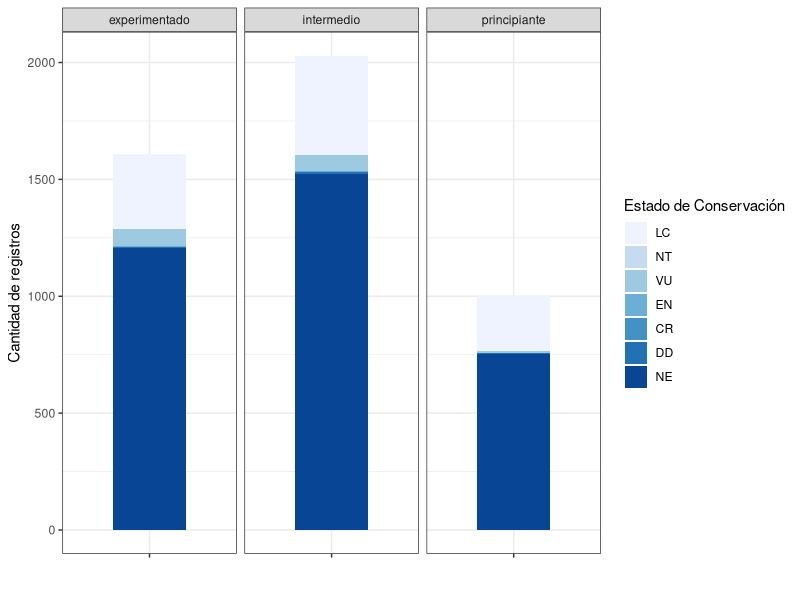
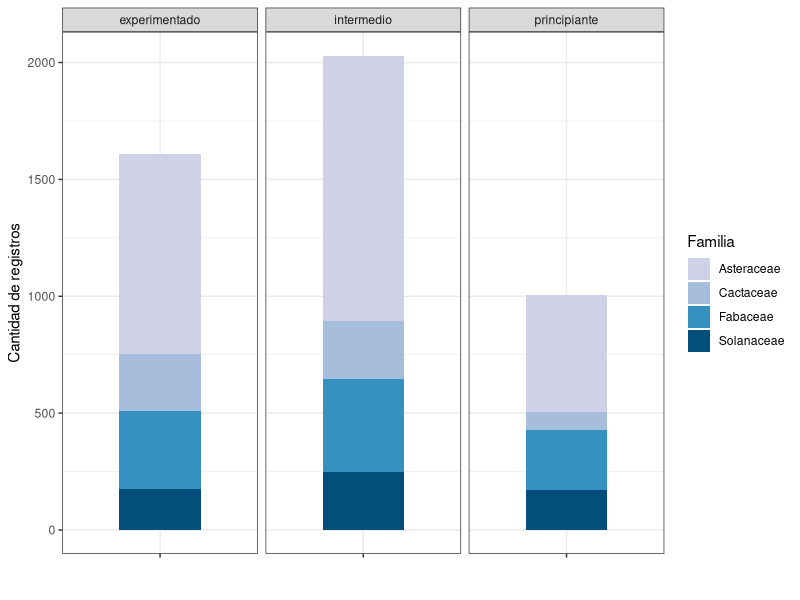
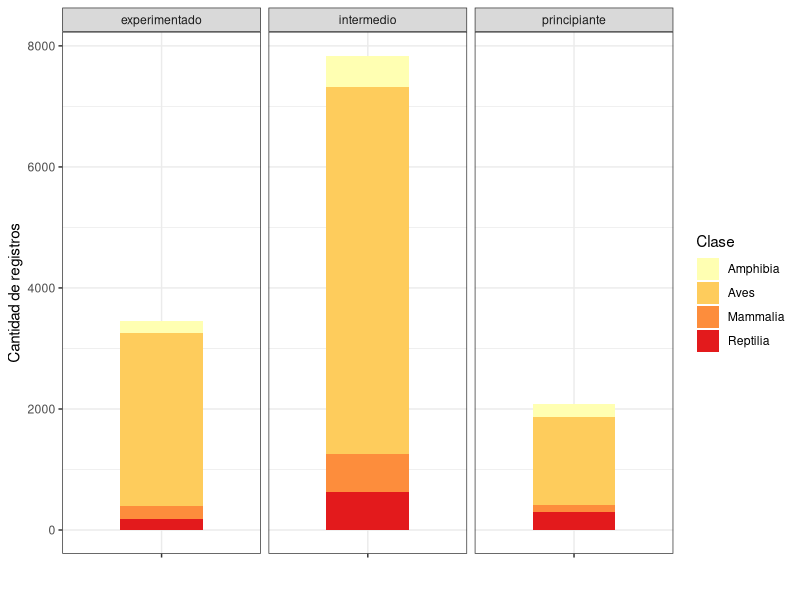
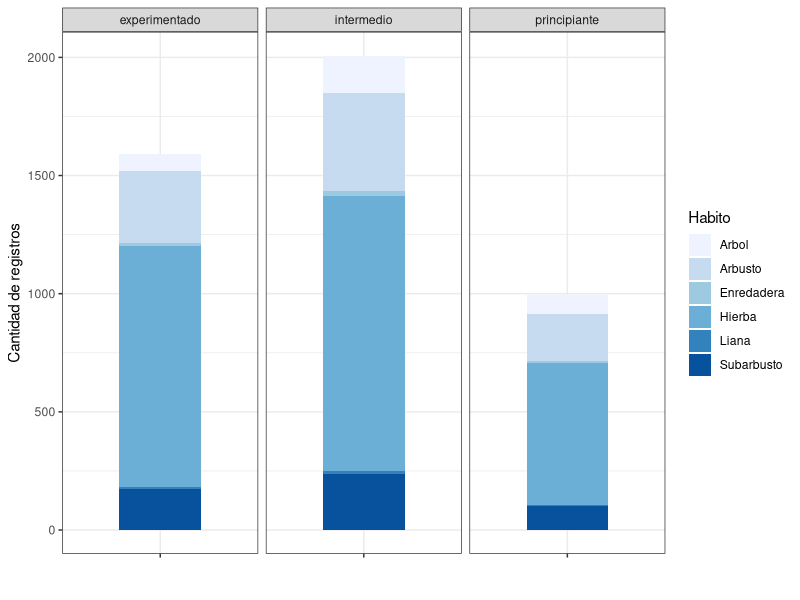

Source code (R) for these figures, in order: (Note: this script raises an error after producing the figures.)
# PAQUETES Y DATOS -------------------------------------------------------------
library(tidyverse)
library(ggplot2)
library(patchwork)
library(RColorBrewer)

registros_de_tetrapodosuy <- 
  read_csv("datos/Tablas finales/registros_de_tetrapodosuy.csv")
registros_de_plantasuy <- 
  read_csv("datos/Tablas finales/registros_de_plantasuy.csv")


# GRAFICOS PARA LA VISUALIZACION DE DATOS DE TETRAPODOS-------------------------

## GRUPOS
gruposT <- registros_de_tetrapodosuy %>% 
  group_by(nivel,clase) %>% count() %>% 
  ggplot(aes(x="", y=n, fill=clase)) +
  geom_bar(width = 0.5, stat = "identity", show.legend = T) + 
  labs(x="", y="Cantidad de registros", fill = "Clase") + 
  facet_grid(~nivel) + 
  scale_fill_brewer(palette = "YlOrRd") + 
  theme_bw()


## DISTRIBUCION
distribucionesT <- registros_de_tetrapodosuy %>% 
  group_by(nivel,distribucion_2) %>% count() %>% 
  ggplot(aes(x="", y=n, fill=distribucion_2)) +
  geom_bar(width = 0.5, stat = "identity", show.legend = T) + 
  labs(x="", y="Cantidad de registros", fill = "Distribución") + 
  facet_grid(~nivel) + 
  scale_fill_brewer(palette = "YlOrRd") + 
  theme_bw()


## TAMAÑO
tamañoT <- registros_de_tetrapodosuy %>% 
  group_by(nivel,tamaño) %>% count() %>% 
  ggplot(aes(x="", y=n, fill=tamaño)) +
  geom_bar(width = 0.5, stat = "identity", show.legend = T) + 
  labs(x="", y="Cantidad de registros", fill = "Tamaño") + 
  facet_grid(~nivel) + 
  scale_fill_brewer(palette = "YlOrRd") + 
  theme_bw()


## ESTADO DE CONSERVACIÓN
estadoT <- registros_de_tetrapodosuy %>% 
  mutate(status_global=factor
         (status_global,levels= c("LC","NT","VU","EN","CR","DD","NE"))) %>% 
  group_by(nivel,status_global) %>% count() %>% 
  ggplot(aes(x="", y=n, fill=status_global)) +
  geom_bar(width = 0.5, stat = "identity", show.legend = T) + 
  labs(x="", y="Cantidad de registros", fill = "Estado de Conservación") + 
  facet_grid(~nivel) + 
  scale_fill_brewer(palette = "YlOrRd") + 
  theme_bw()


# GRAFICOS PARA LA VISUALIZACION DE PLANTAS ------------------------------------

## GRUPOS
gruposP <- registros_de_plantasuy %>% 
  group_by(nivel,familia) %>% count() %>% 
  ggplot(aes(x="", y=n, fill=familia)) +
  geom_bar(width = 0.5, stat = "identity", show.legend = T) + 
  labs(x="", y="Cantidad de registros", fill = "Familia") + 
  facet_grid(~nivel) + 
  scale_fill_manual(values = c("#D0D1E6","#A6BDDB","#3690C0","#034E7B")) + 
  theme_bw()


## DISTRIBUCION
distribucionesT <- registros_de_plantasuy %>% filter(!is.na(distribucion_2)) %>% 
  group_by(nivel,distribucion_2) %>% count() %>% 
  ggplot(aes(x="", y=n, fill=distribucion_2)) +
  geom_bar(width = 0.5, stat = "identity", show.legend = T) + 
  labs(x="", y="Cantidad de registros", fill = "Distribución") + 
  facet_grid(~nivel) + 
  scale_fill_manual(values = c("#A6BDDB","#3690C0","#034E7B")) + 
  theme_bw()


## HABITO
tamañoT <- registros_de_plantasuy %>% filter(Habito1 != "NE") %>% 
  group_by(nivel,Habito1) %>% count() %>% 
  ggplot(aes(x="", y=n, fill=Habito1)) +
  geom_bar(width = 0.5, stat = "identity", show.legend = T) + 
  labs(x="", y="Cantidad de registros", fill = "Habito") + 
  facet_grid(~nivel) + 
  scale_fill_brewer(palette = "Blues") + 
  theme_bw()


## ESTADO DE CONSERVACIÓN
estadoT <- registros_de_plantasuy %>% filter(status_global != "EW") %>% 
  mutate(status_global=factor
         (status_global,levels=c("LC","NT","VU","EN","CR","DD","NE"))) %>%
  group_by(nivel,status_global) %>% count() %>% 
  ggplot(aes(x="", y=n, fill=status_global)) +
  geom_bar(width = 0.5, stat = "identity", show.legend = T) + 
  labs(x="", y="Cantidad de registros", fill = "Estado de Conservación") + 
  facet_grid(~nivel) + 
  scale_fill_brewer(palette = "Blues") + 
  theme_bw()
